Frame 1 (no input): blank canvas, image omitted
Frame 60 (the mouse pressed at the canvas centre just before this capture): blank canvas, image omitted
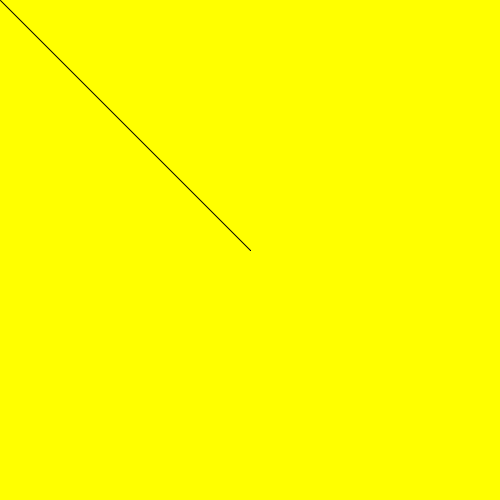
Frame 120 (the mouse held since frame 60 and released just before this capture)

The Processing sketch whose frames 1 and 60 were blank and that drew this single picture after the mouse press (run headless with seeded random() and noise(); from frame 60 on, the mouse is pressed at the canvas centre):

// Processing sketch: Week01_4
// ── Week01_4.pde
//互動模式 Interactive Mode (Active Mode)
void setup(){
  size(500,500);
  background(255,255,0);
}

void draw(){
  if(mousePressed){
    line(mouseX,mouseY,pmouseX,pmouseY);
  }//畫線(滑鼠座標mouseX,mouseY,到之前滑鼠座標pmouseX,pmouseY)
}

int w=1;
void keyPressed(){
  if(key=='1')stroke(255,0,0);//按下數字1紅色
  if(key=='2')stroke(0,255,0);//按下數字2綠色
  if(key=='3')stroke(0,0,255);//按下數字3藍色
  if(key=='s'||key=='S')save("output.png");//如果按下s鍵，就會存檔output檔名的圖片
  if(key=='+')strokeWeight(++w);
  if(key=='-')strokeWeight(--w);
  println(w);
}
